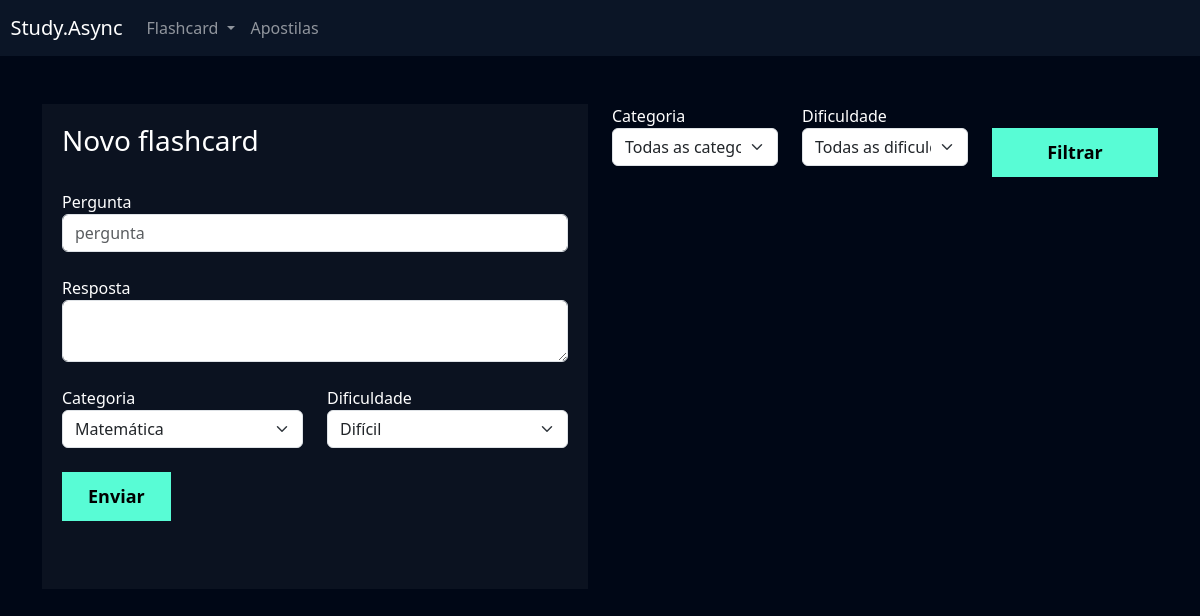
The app's page /flashcard/novo_flashcard/ (signed in), older data.
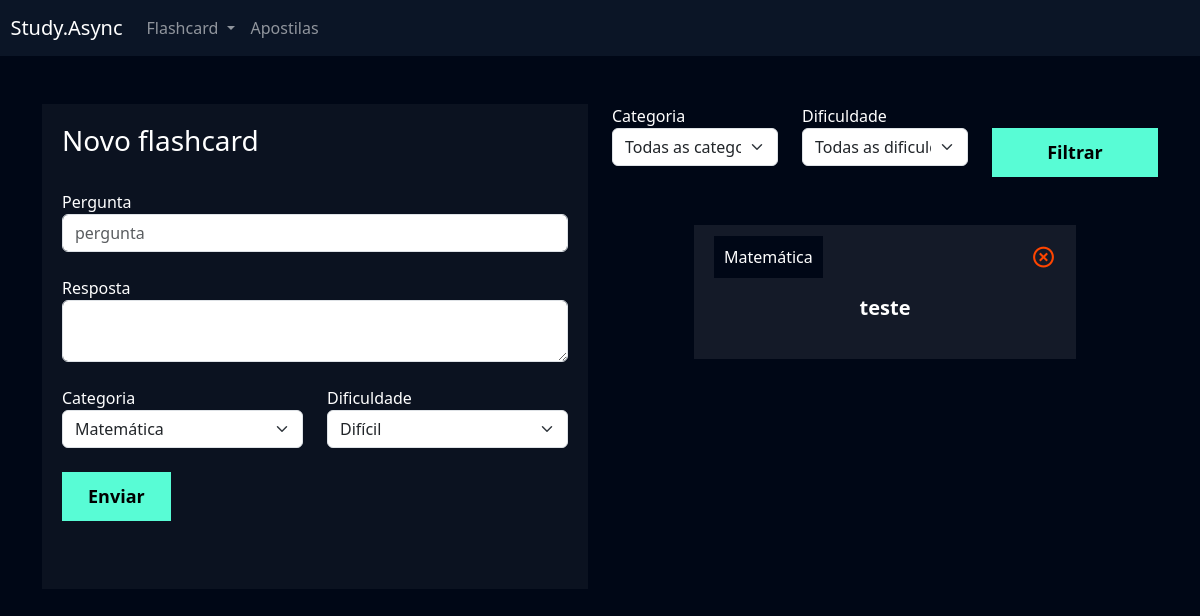
The same page, newer data.
### flashcard/models.py (models this page shows, shortened)
class Flashcard(models.Model):
    DIFICULDADE_CHOICES = (('D', 'Difícil'), ('M', 'Médio'), ('F', 'Fácil'))
    user = models.ForeignKey(User, on_delete=models.DO_NOTHING)
    pergunta = models.CharField(max_length=100)
    resposta = models.TextField()
    categoria = models.ForeignKey(Categoria, on_delete=models.DO_NOTHING)
    dificuldade = models.CharField(max_length=1, choices=DIFICULDADE_CHOICES)

class Categoria(models.Model):
    nome = models.CharField(max_length=20)
    def __str__(self):
        return self.nome

### flashcard/views.py (the view, shortened to what this page needs)
# urls.py: path('novo_flashcard/', views.novo_flashcard, name = "novo_flashcard"),
def novo_flashcard(request):
    if not request.user.is_authenticated:
          return redirect('/usuarios/logar')
    if request.method == "GET":
            categorias = Categoria.objects.all()
            dificuldades = Flashcard.DIFICULDADE_CHOICES
            flashcards = Flashcard.objects.filter(user=request.user)
            categoria_filtrar = request.GET.get('categoria')
            dificuldade_filtrar = request.GET.get('dificuldade')
            if categoria_filtrar:
                  flashcards = flashcards.filter(categoria_id = categoria_filtrar)
            if dificuldade_filtrar:
                  flashcards = flashcards.filter(dificuldade = dificuldade_filtrar)
            return render(request, 'novo_flashcard.html', {'categorias': categorias,
                                                           'dificuldades': dificuldades,
                                                            'flashcards':flashcards,})

### flashcard/templates/novo_flashcard.html (shortened to what the changed rows need)
{% extends "base.html" %}
{% load static %}
{% block 'cabecalho' %}
    <link href="{% static 'usuarios/css/cadastro.css' %}" rel="stylesheet">
    <link href='https://unpkg.com/boxicons@2.1.4/css/boxicons.min.css' rel='stylesheet'>
    <link rel="stylesheet" href="{% static 'flashcard/css/novo_flashcard.css' %}">
{% endblock 'cabecalho' %}
{% block 'conteudo' %}
    <div class="container">
        <br>
        <br>
        <div class="row">
            <div class="col-md">
                <br>
                <br>
                {% for flash in flashcards %}
                    <div class="box-new-flashcard" onclick="flip_card({{flash.id}})">
                        <div class="flashcard ">
                            <div class="flashcard-categoria">
                                {{flash.categoria}}
                            </div>
                            <a href="{% url 'deletar_flashcard' flash.id %}"><i class='icone-exit bx bx-x-circle'></i></a>
                            <br>
                            <br>
                            <div class="flashcard-box-item">
                                <p class="flashcard-item">{{flash.pergunta}}</p>
                            </div>
                        </div>
                    </div>
                    <br>
                    <br>
                {% endfor %}
            </div>
        </div>
    </div>
{% endblock 'conteudo' %}

Row changes from the older to the newer data that the page shows:
added Flashcard: categoria "Matemática", pergunta "teste"
